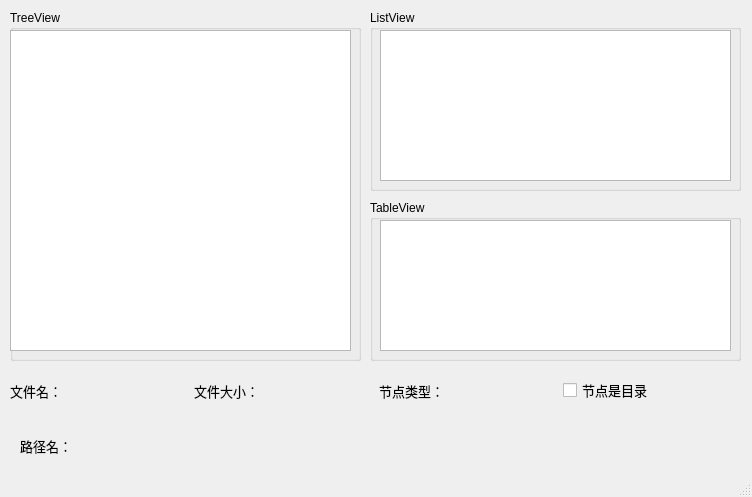
<?xml version="1.0" encoding="UTF-8"?>
<ui version="4.0">
 <class>MainWindow</class>
 <widget class="QMainWindow" name="MainWindow">
  <property name="geometry">
   <rect>
    <x>0</x>
    <y>0</y>
    <width>752</width>
    <height>497</height>
   </rect>
  </property>
  <property name="windowTitle">
   <string>MainWindow</string>
  </property>
  <widget class="QWidget" name="centralwidget">
   <widget class="QGroupBox" name="groupBox">
    <property name="geometry">
     <rect>
      <x>10</x>
      <y>10</y>
      <width>351</width>
      <height>351</height>
     </rect>
    </property>
    <property name="title">
     <string>TreeView</string>
    </property>
    <widget class="QTreeView" name="treeView">
     <property name="geometry">
      <rect>
       <x>0</x>
       <y>20</y>
       <width>341</width>
       <height>321</height>
      </rect>
     </property>
    </widget>
   </widget>
   <widget class="QGroupBox" name="groupBox_2">
    <property name="geometry">
     <rect>
      <x>370</x>
      <y>10</y>
      <width>371</width>
      <height>181</height>
     </rect>
    </property>
    <property name="title">
     <string>ListView</string>
    </property>
    <widget class="QListView" name="listView">
     <property name="geometry">
      <rect>
       <x>10</x>
       <y>20</y>
       <width>351</width>
       <height>151</height>
      </rect>
     </property>
    </widget>
   </widget>
   <widget class="QGroupBox" name="groupBox_3">
    <property name="geometry">
     <rect>
      <x>370</x>
      <y>200</y>
      <width>371</width>
      <height>161</height>
     </rect>
    </property>
    <property name="title">
     <string>TableView</string>
    </property>
    <widget class="QTableView" name="tableView">
     <property name="geometry">
      <rect>
       <x>10</x>
       <y>20</y>
       <width>351</width>
       <height>131</height>
      </rect>
     </property>
    </widget>
   </widget>
   <widget class="QLabel" name="labPath">
    <property name="geometry">
     <rect>
      <x>20</x>
      <y>435</y>
      <width>401</width>
      <height>21</height>
     </rect>
    </property>
    <property name="font">
     <font>
      <pointsize>10</pointsize>
     </font>
    </property>
    <property name="text">
     <string>路径名：</string>
    </property>
   </widget>
   <widget class="QWidget" name="layoutWidget">
    <property name="geometry">
     <rect>
      <x>10</x>
      <y>370</y>
      <width>731</width>
      <height>41</height>
     </rect>
    </property>
    <layout class="QHBoxLayout" name="horizontalLayout">
     <item>
      <widget class="QLabel" name="labFileName">
       <property name="font">
        <font>
         <pointsize>10</pointsize>
        </font>
       </property>
       <property name="text">
        <string>文件名：</string>
       </property>
      </widget>
     </item>
     <item>
      <widget class="QLabel" name="labFileSize">
       <property name="font">
        <font>
         <pointsize>10</pointsize>
        </font>
       </property>
       <property name="text">
        <string>文件大小：</string>
       </property>
      </widget>
     </item>
     <item>
      <widget class="QLabel" name="labType">
       <property name="font">
        <font>
         <pointsize>10</pointsize>
        </font>
       </property>
       <property name="text">
        <string>节点类型：</string>
       </property>
      </widget>
     </item>
     <item>
      <widget class="QCheckBox" name="chklsDir">
       <property name="font">
        <font>
         <pointsize>10</pointsize>
        </font>
       </property>
       <property name="text">
        <string>节点是目录</string>
       </property>
      </widget>
     </item>
    </layout>
   </widget>
  </widget>
  <widget class="QMenuBar" name="menubar">
   <property name="geometry">
    <rect>
     <x>0</x>
     <y>0</y>
     <width>752</width>
     <height>23</height>
    </rect>
   </property>
  </widget>
  <widget class="QStatusBar" name="statusbar"/>
 </widget>
 <resources/>
 <connections/>
</ui>
